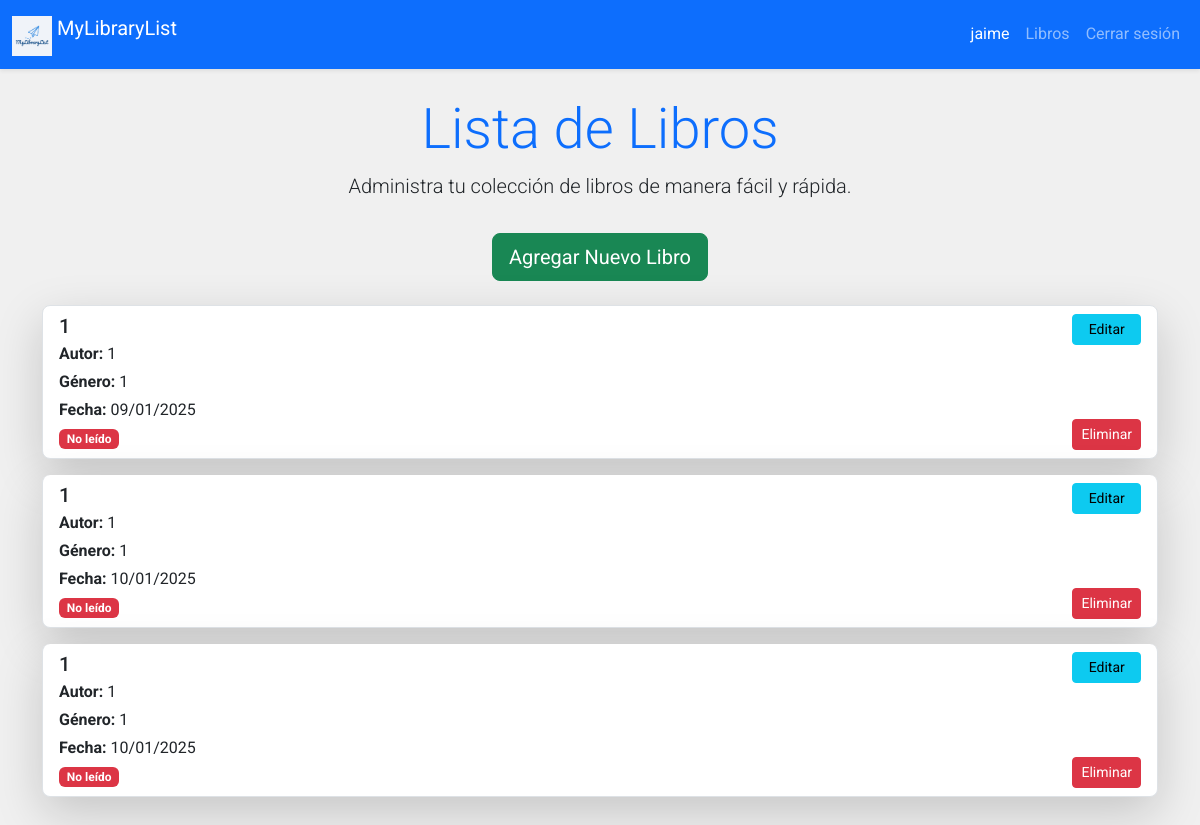
Before: /library/list (signed in) with the older database file.
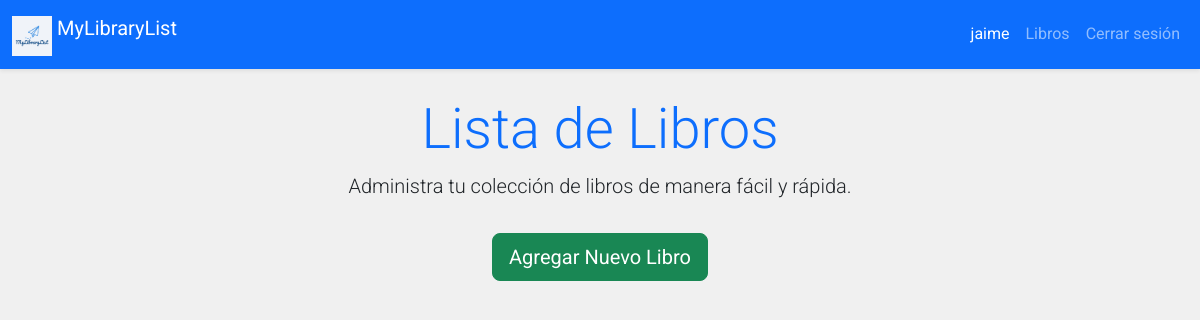
After: the same page with the newer database file.
### app/models.py (models this page shows, shortened)
class Libro(db.Model):
    id = db.Column(db.Integer, primary_key=True)
    created_by = db.Column(db.Integer, db.ForeignKey('user.id'), nullable=False)
    title = db.Column(db.String(100), nullable=False)
    author = db.Column(db.String(100), nullable=False)
    genre = db.Column(db.String(50), nullable=False)
    published_date = db.Column(db.Date, nullable=False)
    state = db.Column(db.Boolean, default = False)

### app/library.py (the view)
@bp.route('/list') #Rutas secundarias
@login_required
def index():
    libros = Libro.query.all()
    return render_template('/library/index.html', libros = libros)

### app/auth.py (called while the page is built)
@bp.before_app_request
def load_logged_in_user():
    user_id = session.get('user_id')
    if user_id is None:
        g.user = None
    else:
        g.user = User.query.get_or_404(user_id)

def login_required(view):
    @functools.wraps(view)
    def wrapped_view(**kwargs):
        if g.user is None:
            return redirect(url_for('auth.login'))
        return view(**kwargs)
    return wrapped_view

### app/templates/library/index.html (shortened to what this page needs)
{% extends 'base.html' %}
{% block content %}
<section class="container my-5">
  <div class="text-center mb-4">
    <h1 class="display-4 text-primary">Lista de Libros</h1>
    <p class="lead">Administra tu colección de libros de manera fácil y rápida.</p>
    <a href="{{ url_for('library.create') }}" class="btn btn-success btn-lg mt-3">
       Agregar Nuevo Libro
    </a>
  </div>
  <div class="list-group">
    {% for libro in libros %}
      {% if g.user.id == libro.created_by %}
        <div class="list-group-item d-flex align-items-center mb-3 shadow-lg rounded-3">
          <div class="d-flex w-100">
            <div class="flex-grow-1">
              <h5 class="mb-1">{{ libro.title }}</h5>
              <p class="mb-1"><strong>Autor:</strong> {{ libro.author }}</p>
              <p class="mb-1"><strong>Género:</strong> {{ libro.genre }}</p>
              <p class="mb-1"><strong>Fecha:</strong> {{ libro.published_date.strftime('%d/%m/%Y') }}</p>
              <span class="badge {% if libro.state %} bg-success {% else %} bg-danger {% endif %}">
                {% if libro.state %} Leído {% else %} No leído {% endif %}
              </span>
            </div>
            <div class="ms-3 d-flex flex-column justify-content-between">
              <a href="{{ url_for('library.update', id=libro.id) }}" class="btn btn-info btn-sm mb-2">
                 Editar
              </a>
              <form action="{{ url_for('library.delete', id=libro.id) }}" method="POST" style="display: inline;">
                <button id="eliminar" type="submit" class="btn btn-danger btn-sm">
                   Eliminar
                </button>
              </form>
            </div>
          </div>
        </div>
      {% endif %}
    {% else %}
      <div class="col-12">
        <div class="alert alert-warning text-center" role="alert">
          No hay libros disponibles en tu lista.
        </div>
      </div>
    {% endfor %}
  </div>
</section>
{% endblock content %}

Changed rows visible on the page:
removed Libro: title "1", author "1", genre "1", published_date "09/01/2025", state "No leído"
removed Libro: title "1", author "1", genre "1", published_date "10/01/2025", state "No leído"
removed Libro: title "1", author "1", genre "1", published_date "10/01/2025", state "No leído"
